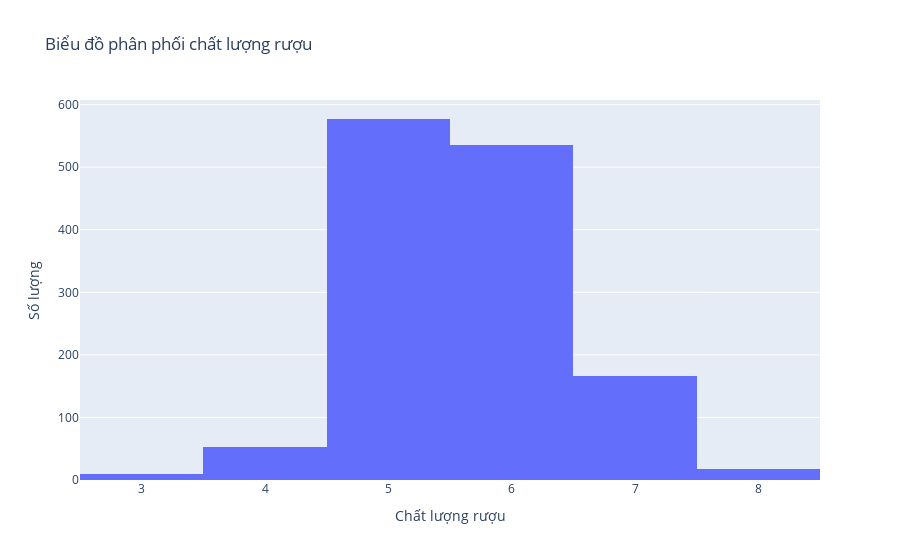

The notebook cell this image was saved under:
### Code cell
fig = px.histogram(df_duplicate,x='quality', 
                   labels={'quality': 'Chất lượng rượu', 'count': 'Số lượng'},
                   title="Biểu đồ phân phối chất lượng rượu")
fig.update_yaxes(title="Số lượng")
fig.update_traces(
    hovertemplate="Chất lượng rượu = %{x}<br>Số lượng = %{y}"
)
fig.show()

### Figure 1 — Plotly figure (JSON) as saved in the notebook; plotly's stock layout.template omitted (floating-point values rounded to 4 significant figures; data arrays with more than 128 entries replaced by an {"elided": "..."} marker saying what was removed)
{"data": [{"alignmentgroup": "True", "bingroup": "x", "hovertemplate": "Chất lượng rượu = %{x}<br>Số lượng = %{y}", "legendgroup": "", "marker": {"color": "#636efa", "pattern": {"shape": ""}}, "name": "", "offsetgroup": "", "orientation": "v", "showlegend": false, "type": "histogram", "x": {"elided": "1359 int values"}, "xaxis": "x", "yaxis": "y"}], "layout": {"barmode": "relative", "legend": {"tracegroupgap": 0}, "title": {"text": "Biểu đồ phân phối chất lượng rượu"}, "xaxis": {"anchor": "y", "domain": [0, 1], "title": {"text": "Chất lượng rượu"}}, "yaxis": {"anchor": "x", "domain": [0, 1], "title": {"text": "Số lượng"}}}}
